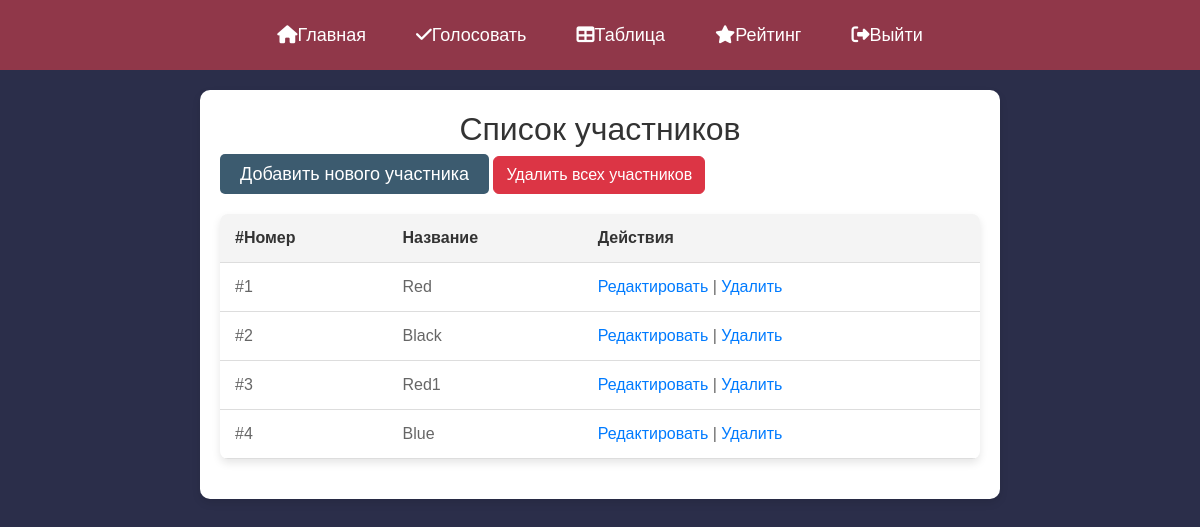
The page /participants/ on the database as committed earlier.
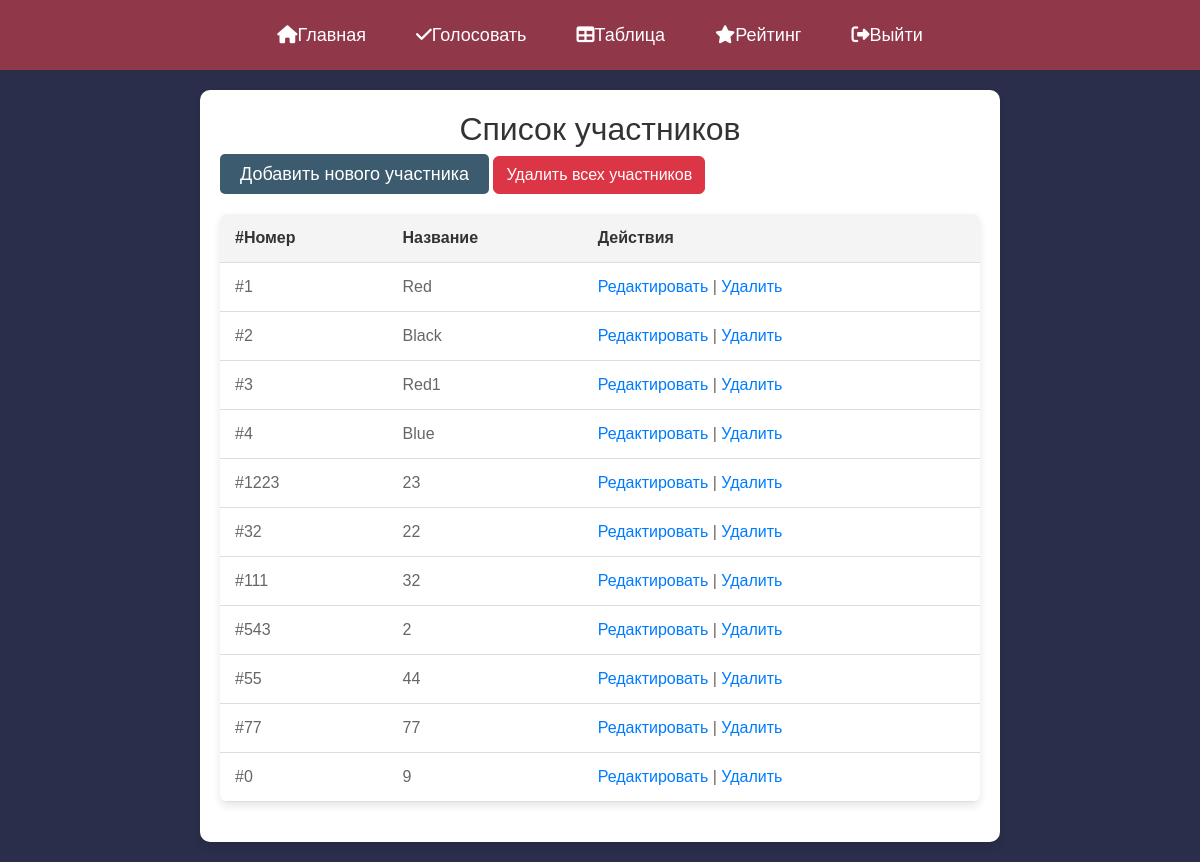
The same page on the database as committed later.
### main/models.py (models this page shows, shortened)
class Participant(models.Model):
    number = models.PositiveIntegerField('Номер',unique=True)  # Уникальный номер участника
    name = models.CharField('Название', max_length=200)  # Имя участника
    class Meta:
        verbose_name = 'Участник'
        verbose_name_plural = 'Участники'

### main/views.py (the view)
# urls.py: path('participants/', views.participant_list, name='participant_list'),
def participant_list(request):
    participants = Participant.objects.all()
    return render(request, 'main/participant_list.html', {'participants': participants})

### main/templates/main/participant_list.html (shortened to what this page needs)
{% extends 'main/layout.html' %}
{% block content %}
 <div class="container">
        <h2>Список участников</h2>
        <a href="{% url 'participant_create' %}" class="add-participant">Добавить нового участника</a>
        <form method="post" action="{% url 'delete_all_participants' %}" style="display: inline;" onsubmit="return confirmDelete();">
            <button type="submit" class="btn btn-danger">Удалить всех участников</button>
        </form>
        <table>
            <thead>
                <tr>
                    <th>#Номер</th>
                    <th>Название</th>
                    <th>Действия</th>
                </tr>
            </thead>
            <tbody>
                {% for participant in participants %}
                <tr>
                    <td>#{{ participant.number }}</td>
                    <td>{{ participant.name }}</td>
                    <td>
                        <a href="{% url 'participant_edit' participant.pk %}">Редактировать</a> |
                        <a href="{% url 'participant_delete' participant.pk %}">Удалить</a>
                    </td>
                </tr>
                {% endfor %}
            </tbody>
        </table>
    </div>
{% endblock %}

### main/templates/main/layout.html (shortened to what this page needs)
{% load static %}
<!doctype html>
<html lang="ru">
<head>
    <link rel="stylesheet" href="https://cdn.jsdelivr.net/npm/bootstrap@5.3.3/dist/css/bootstrap.min.css">
    <link rel="stylesheet" href="{% static 'main/css/main.css' %}">
    <link rel="stylesheet" href="https://use.fontawesome.com/releases/v6.6.0/css/all.css">
</head>
<body>
<header class="header">
    <nav class="nav">
        <ul>
            <li><a href="{% url 'main' %}"><i class="fa-solid fa-house"></i> Главная</a></li>
            <li><a href="{% url 'vote_page' %}"><i class="fa-solid fa-check"></i> Голосовать</a></li>
            <li><a href="{% url 'participant_scores' %}"><i class="fa-solid fa-table"></i> Таблица</a></li>
            <li><a href="#"><i class="fa-solid fa-star"></i> Рейтинг</a></li>
            <li><a href="{% url 'signup' %}"><i class="fa-solid fa-right-from-bracket"></i> Выйти</a></li>
        </ul>
    </nav>
</header>
<main>
    {% block content %}
    {% endblock %}
</main>
</body>
</html>

### main/static/main/css/main.css (style rules this page uses)
body { font-family: Arial, sans-serif; background: #2B2E4A; margin: 0; padding: 0; }
.header { display: flex; align-items: center; justify-content: space-between; min-height: 70px; background-color: #903749; padding: 0 20px; }
.nav { display: flex; justify-content: center; width: 100%; padding: 0; }
.nav ul { display: flex; list-style: none; gap: 20px; margin: 0; padding: 0; }
.nav li a { color: white; text-decoration: none; padding: 10px 15px; display: flex; align-items: center; font-size: 18px; }
.container { background-color: #ffffff; border-radius: 10px; box-shadow: 0 4px 8px rgba(0, 0, 0, 0.1); padding: 20px; max-width: 800px; width: 100%; margin: 20px auto; }
h2 { text-align: center; color: #333; }
table { width: 100%; border-collapse: collapse; margin: 20px 0; background-color: #fff; border-radius: 8px; overflow: hidden; box-shadow: 0 4px 8px rgba(0, 0, 0, 0.1); }
table, th, td { border: none; }
th, td { padding: 12px 15px; text-align: left; border-bottom: 1px solid #ddd; }
th { background-color: #f4f4f4; color: #333; font-weight: bold; }
td { color: #666; }
a { color: #007bff; text-decoration: none; }
.add-participant { font-size: 18px; padding: 10px 20px; background-color: #3C5B6F; color: white; border: none; border-radius: 5px; text-decoration: none; transition: background-color 0.3s ease; margin: 0; }

Rows that differ between the two databases and show on the page:
added Participant: number "1223", name "23"
added Participant: number "32", name "22"
added Participant: number "111", name "32"
added Participant: number "543", name "2"
added Participant: number "55", name "44"
added Participant: number "77", name "77"
added Participant: number "0", name "9"
